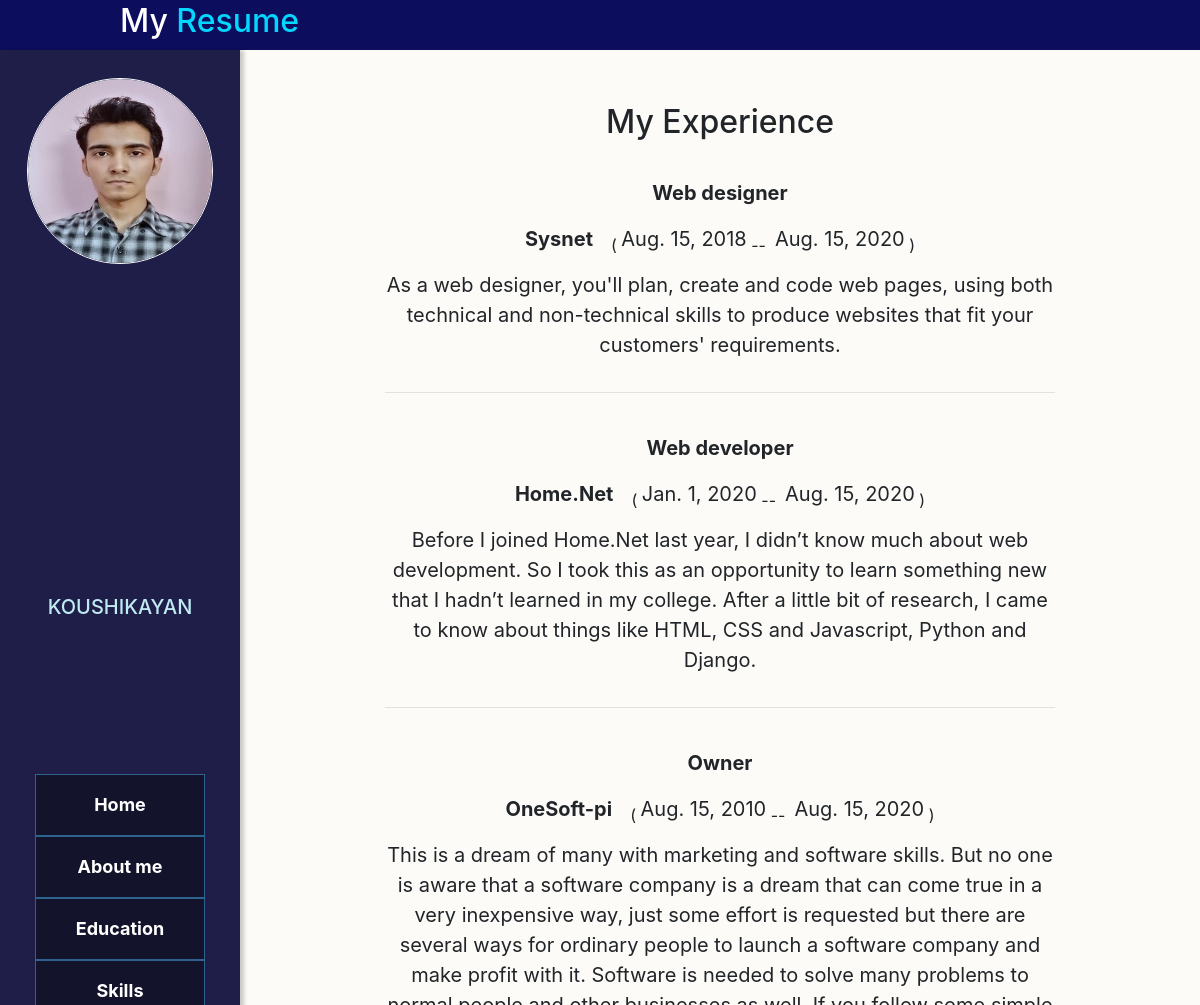
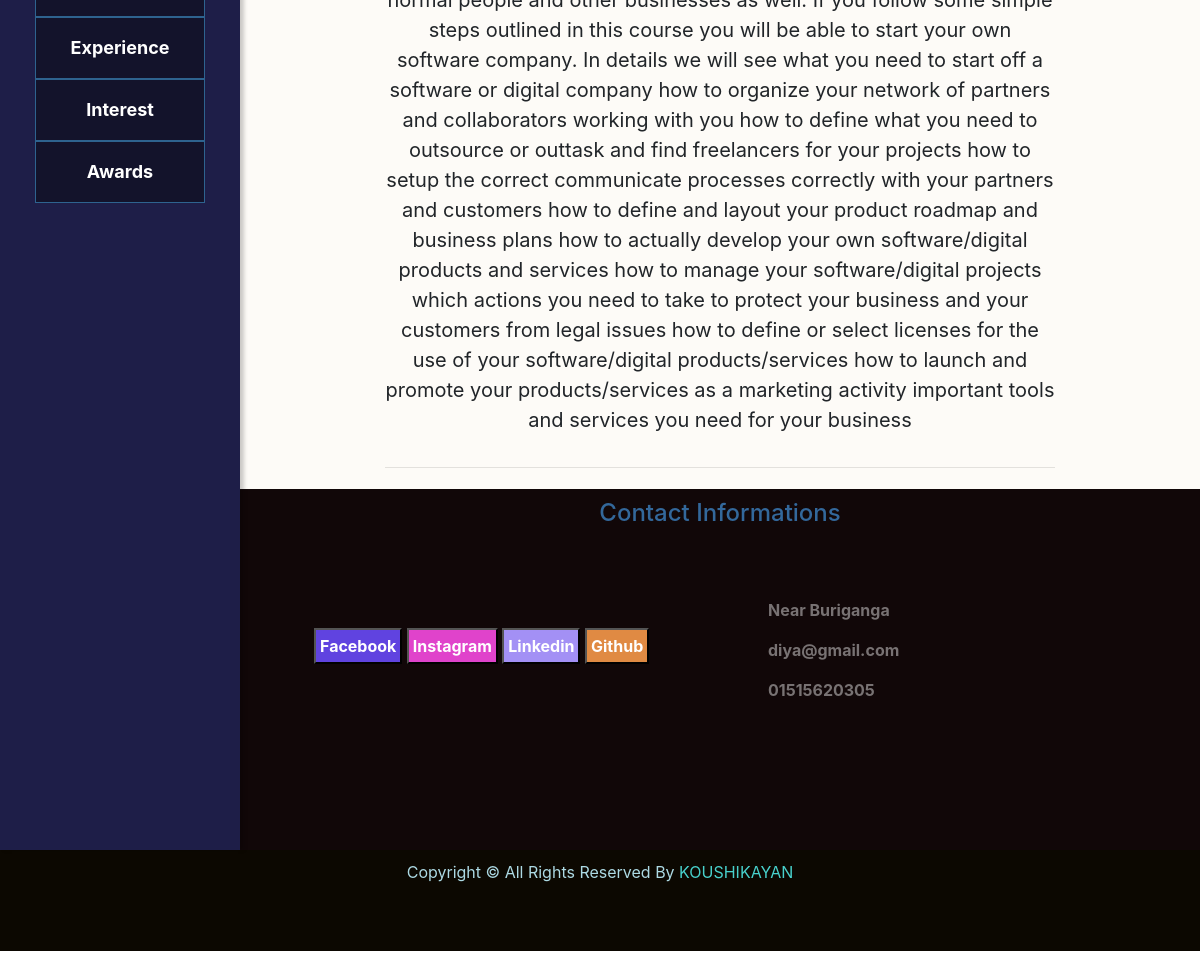
Page /koushikayan/experience on the committed database (2 pictures, top to bottom).
### portfolioapp/models.py (models this page shows, shortened)
class Profile(models.Model):
    user = models.OneToOneField(User, primary_key = True, on_delete = models.CASCADE)
    name = models.CharField(max_length = 50)
    image = models.ImageField()

class Experience(models.Model):
    user = models.ForeignKey(User, on_delete = models.CASCADE)
    company_name = models.CharField(max_length = 50)
    from_date = models.DateField()
    to_date = models.DateField()
    designation = models.CharField(max_length = 50)
    description = models.TextField()

class Contact(models.Model):
    user = models.OneToOneField(User, primary_key = True, on_delete = models.CASCADE)
    address = models.TextField()
    email = models.CharField(max_length = 50)
    phone_no = models.CharField(max_length=12)
    facebook = models.CharField(max_length = 250, blank = True, null = True)
    instagram = models.CharField(max_length = 250, blank = True, null = True)
    linkedin = models.CharField(max_length = 250, blank = True, null = True)
    github = models.CharField(max_length = 250, blank = True, null = True)

### portfolioapp/views.py (the view)
# urls.py: path('<name>/experience', experience, name= 'experience'),
def experience(request, name):
    profile = Profile.objects.get(user__username = name)
    experience = Experience.objects.filter(user__username = name)
    contact = Contact.objects.get(user__username = name)
    context = {'experience': experience, 'profile': profile, 'contact':contact}
    return render(request, 'experience.html', context)

### templates/experience.html
{% extends 'base.html' %}
{% load static %}
{% block profile %}
        <img style="align-content: center; border: 1px solid white; " src="{{ profile.image.url}}" alt="This is profile picture">
{% endblock %}
{% block profileName %}
        <h5 style="text-transform: uppercase;">{{profile.user.username}}</h5>
{% endblock %}
{% block content %}
<link rel="stylesheet" href="{% static 'css/experience.css' %}">
    <div class="experience-div">
        <div class="row">
            <div class="col-md-12 experience">
                <br><br><h2>My Experience</h2><br><br>
                {% for i in experience %}
                    <p><b>{{i.designation}}</b></p> <br>
                    <p><b>{{i.company_name}}</b></p> &nbsp;&nbsp;
                    (&nbsp;<p>{{i.from_date}}</p>&nbsp;--&nbsp;
                    <p>{{i.to_date}}</p>&nbsp;) <br>
                    <p>{{i.description}}</p>
                    <hr>
                    <br>
                {% endfor %}
            </div>
        </div>
    </div>
{% endblock %}
{% block contact %}
        <div class="left-contact">
                <div class="left-contact-content">
                    <button style="background-color: rgb(96, 67, 224); padding: 4px; margin-left: 50px;"><a href="{{contact.facebook}}" target="_blank" style="text-decoration: none; font-weight: bold; " >Facebook</a></button>
                    <button style="background-color: rgb(224, 67, 203); padding: 4px;"><a href="{{contact.instagram}}" target="_blank" style="text-decoration: none; font-weight: bold;">Instagram</a></button>
                    <button style="background-color: rgb(163, 144, 245); padding: 4px;"><a href="{{contact.linkedin}}" target="_blank" style="text-decoration: none; font-weight: bold;">Linkedin</a></button>
                    <button style="background-color: rgb(224, 138, 67); padding: 4px;"><a href="{{contact.github}}" target="_blank" style="text-decoration: none; font-weight: bold;">Github</a></button>
                </div>
        </div>
        <div class="right-contact">
                <div class="right-contact-content">
                        <p>{{contact.address}}</p>
                        <p>{{contact.email}}</p>
                        <p>{{contact.phone_no}}</p>
                </div>
        </div>
{% endblock %}
{% block rightsname %}
    {{profile.user.username}}
 {% endblock %}

### templates/base.html (shortened to what this page needs)
<!doctype html>
{% load static %}
<html lang="en">
  <head>
    <link rel="stylesheet" href="https://stackpath.bootstrapcdn.com/bootstrap/4.5.2/css/bootstrap.min.css" >
    <link rel="stylesheet" href="{% static 'css/style.css' %}">
  </head>
  <body>
    <div class="body">
        <div class="header">
            <div class="left-header">
                <a style="text-decoration-line: none;" href="home"><h2>My <span>Resume</span></h2></a>
            </div>
        </div>
        <div class="content">
            <div class="navbar">
                <div class="nav-top">
                    {% block profile %}
                    {% endblock %}
                </div>
                <div class="profile-name">
                    {% block profileName %}
                    {% endblock %}
                </div>
                <div class="navlist">
                    <ul>
                        <li><a style="text-decoration-line: none;" href="home">Home</a></li>
                        <li><a style="text-decoration-line: none;" href="about-me">About me</a></li>
                        <li><a style="text-decoration-line: none;" href="education">Education</a></li>
                        <li><a style="text-decoration-line: none;" href="skill">Skills</a></li>
                        <li><a style="text-decoration-line: none;" href="experience">Experience</a></li>
                        <li><a style="text-decoration-line: none;" href="interest">Interest</a></li>
                        <li><a style="text-decoration-line: none;" href="award">Awards</a></li>
                    </ul>
                </div>
            </div>
            <div class="right-content">
                <div class="top">
                    {% block content %}
                    {% endblock %}
                </div>
                <div class="contact">
                    <div class="contact-top">
                        <h4 style="color: rgb(51, 104, 155);">Contact Informations</h4>
                    </div>
                    <div class="contact-bottom">
                        {% block contact %}
                        {% endblock %}
                    </div>
                </div>
            </div>
        </div>
        <div class="footer">
            <p>Copyright © All Rights Reserved By
                <span style="text-transform: uppercase;">
                    {% block rightsname %}
                    {% endblock %}
                </span></p>
        </div>
    </div>
  </body>
</html>

### static/css/style.css (style rules this page uses)
* { margin: 0; padding: 0; }
.body { width: 1200px; height: 100vh; margin: auto; box-shadow: 0 4px 8px 0 rgba(0, 0, 0, 0.2), 0 6px 20px 0 rgba(0, 0, 0, 0.19); }
.header { align-items: center; display: flex; height: 50px; background-color: rgb(13, 13, 94); }
.left-header { width: 70%; padding-left: 10%; color: white; }
a { text-decoration: none; color: white; }
.left-header span { color: #03D7FD; }
.content { background-color:rgb(253 251 247); height:90%; display: flex; }
.navbar { height: 100%; width: 20%; background-color: #1E1E48; box-shadow: 4px 0 4px 0 rgba(0, 0, 0, 0.2); }
.nav-top { width: 100%; height: 30%; }
.nav-top img { width: 186px; height: 186px; display: block; margin: auto; border-radius: 50%; margin-top:20px; }
.profile-name { height: 10%; width: 100%; margin: auto; color: rgb(192, 235, 243); font-size: 800px; }
.profile-name h5 { text-align: center; }
.navlist { height: 60%; margin: auto; text-align: center; }
.navlist li { background-color: rgb(19 19 43); list-style: none; border: .0010px solid rgb(46, 99, 143); }
.navlist li a { padding: 0 35px; display: block; line-height: 60px; font-weight: bold; font-size: large; }
.right-content { width: 80%; height: 100%; }
.top { height: 80%; width: 100%; margin: 0 auto; }
.contact { width: 100%; height: 20%; background-color: #110708;; }
.contact-top { width: 100%; height: 30%; }
.contact-bottom { width: 100%; height: 70%; display: flex; }
.left-contact { width: 50%; height:100%; }
.left-contact-content { width: 90%; height: 50%; margin: 0 auto; margin-top: 30px; }
.right-contact { width: 50%; height:100%; }
.right-contact-content { width: 80%; margin: 0 auto; }
.right-contact-content p { font-weight: bold; color: rgba(241, 241, 241, 0.459); }
.contact h4 { text-align: center; padding-top: 10px; }
.footer { height:5%; background-color: rgb(12, 8, 1); color: #addae4; }
.footer p { text-align: center; padding-top: 10px; }
.footer p span { color: mediumturquoise; }

### static/css/experience.css (style rules this page uses)
.experience-div { width: 100%; height: 100%; position: relative; }
.experience { width: 700px; height: 100%; margin:0 auto; overflow: scroll; text-align: center; text-justify: inter-word; position: absolute; top: 50%; left: 50%; transform: translate(-50%, -50%); }
.experience p { line-height: 1.5; display: inline-block; vertical-align: middle; font-size: 20px; }
h2 { line-height: 1.5; display: inline-block; vertical-align: middle; }

### rows in the picture
Experience: designation "Web designer", company_name "Sysnet", from_date "Aug. 15, 2018", to_date "Aug. 15, 2020", description "As a web designer, you'll plan, create and code web pages, using both technical and non-technical skills to produce websites that fit your customers' requirements."
Experience: designation "Web developer", company_name "Home.Net", from_date "Jan. 1, 2020", to_date "Aug. 15, 2020", description "Before I joined Home.Net last year, I didn’t know much about web development. So I took this as an opportunity to learn something new that I hadn’t learned in my college. After a little bit of research, I came to know about things like HTML, CSS and Javascript, Python and Django."
Experience: designation "Owner", company_name "OneSoft-pi", from_date "Aug. 15, 2010", to_date "Aug. 15, 2020", description "This is a dream of many with marketing and software skills. But no one is aware that a software company is a dream that can come true in a very inexpensive way, just some effort is requested but there are several ways for ordinary people to launch a software company and make profit with it. Software is needed to solve many problems to normal people and other businesses as well. If you follow some simple steps outlined in this course you will be able to start your own software company. In details we will see what you need to start off a software or digital company how to organize your network of partners and collaborators working with you how to define what you need to outsource or outtask…"
